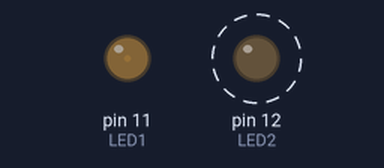
Recording of a sketch running on a simulated Arduino Uno, built with avr-gcc and run on an emulated ATmega328P. On the bench: output pins drawn as LEDs (lit = HIGH). Dashed ring = blinking.

Above: at 0.05 s.
At 0.65 s:
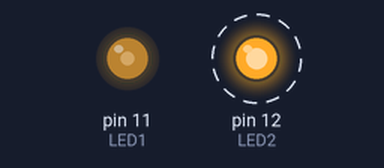
At 1.55 s:
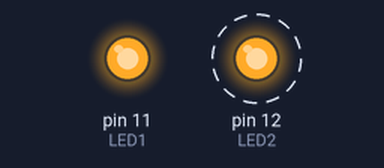
At 2.75 s:
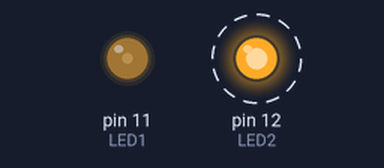
Timing chart, 0 to 7.0 s (numbered marks = the images above):
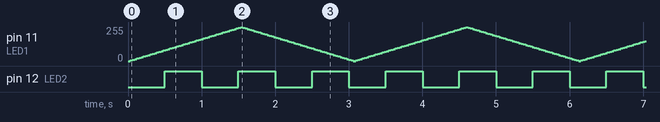

The sketch:

pwm_base.ino
```cpp
// PWM Pulse Width Modulation = Modulación por Ancho de Pulso
// ADC Analog Digital Converter
// AnalogRead() 0-5V 0-1023 (ADC 10 bits)

#include <elapsedMillis.h>

const byte LED1 = 11;
const byte LED2 = 12;
bool estadoLed2 = false;
int intensidadLed1 = 0;
int salto = 5;

elapsedMillis timerLed1;
elapsedMillis timerLed2;

void setup() {
  pinMode(LED1, OUTPUT);
  pinMode(LED2, OUTPUT);
}

void loop() {
	if (timerLed1 >= 30) {
		intensidadLed1 = intensidadLed1 + salto;
		analogWrite(LED1, intensidadLed1);
		if (intensidadLed1 == 0 || intensidadLed1 == 255) {
			salto = -salto;
		}
		timerLed1 = 0;
	}

	if (timerLed2 >= 500) {
		estadoLed2 = !estadoLed2;
		digitalWrite(LED2, estadoLed2);
		timerLed2 = 0;
	}
}
```

Measured:
- by itself, pin 12 (LED2): alternates HIGH for 0.50 s and LOW for 0.50 s
